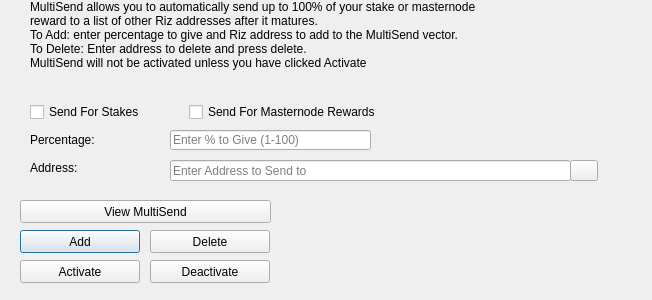
<?xml version="1.0" encoding="UTF-8"?>
<ui version="4.0">
 <class>MultiSendDialog</class>
 <widget class="QDialog" name="MultiSendDialog">
  <property name="windowModality">
   <enum>Qt::NonModal</enum>
  </property>
  <property name="geometry">
   <rect>
    <x>0</x>
    <y>0</y>
    <width>652</width>
    <height>300</height>
   </rect>
  </property>
  <property name="windowTitle">
   <string>MultiSend</string>
  </property>
  <widget class="QLineEdit" name="multiSendPercentEdit">
   <property name="geometry">
    <rect>
     <x>170</x>
     <y>130</y>
     <width>201</width>
     <height>20</height>
    </rect>
   </property>
   <property name="toolTip">
    <string>Enter whole numbers 1 - 100</string>
   </property>
   <property name="placeholderText">
    <string>Enter % to Give (1-100)</string>
   </property>
  </widget>
  <widget class="QLineEdit" name="multiSendAddressEdit">
   <property name="geometry">
    <rect>
     <x>170</x>
     <y>160</y>
     <width>401</width>
     <height>21</height>
    </rect>
   </property>
   <property name="toolTip">
    <string/>
   </property>
   <property name="placeholderText">
    <string>Enter Address to Send to</string>
   </property>
  </widget>
  <widget class="QLabel" name="label_2">
   <property name="geometry">
    <rect>
     <x>30</x>
     <y>0</y>
     <width>451</width>
     <height>121</height>
    </rect>
   </property>
   <property name="lineWidth">
    <number>1</number>
   </property>
   <property name="text">
    <string>MultiSend allows you to automatically send up to 100% of your stake or masternode reward to a list of other Riz addresses after it matures.
To Add: enter percentage to give and Riz address to add to the MultiSend vector.
To Delete: Enter address to delete and press delete.
MultiSend will not be activated unless you have clicked Activate</string>
   </property>
   <property name="alignment">
    <set>Qt::AlignLeading|Qt::AlignLeft|Qt::AlignTop</set>
   </property>
   <property name="wordWrap">
    <bool>true</bool>
   </property>
  </widget>
  <widget class="QLabel" name="message">
   <property name="geometry">
    <rect>
     <x>290</x>
     <y>200</y>
     <width>351</width>
     <height>91</height>
    </rect>
   </property>
   <property name="text">
    <string/>
   </property>
  </widget>
  <widget class="QPushButton" name="addButton">
   <property name="geometry">
    <rect>
     <x>20</x>
     <y>230</y>
     <width>120</width>
     <height>23</height>
    </rect>
   </property>
   <property name="toolTip">
    <string/>
   </property>
   <property name="statusTip">
    <string>Add to MultiSend Vector</string>
   </property>
   <property name="text">
    <string>Add</string>
   </property>
  </widget>
  <widget class="QPushButton" name="disableButton">
   <property name="geometry">
    <rect>
     <x>150</x>
     <y>260</y>
     <width>120</width>
     <height>23</height>
    </rect>
   </property>
   <property name="statusTip">
    <string>Deactivate MultiSend</string>
   </property>
   <property name="text">
    <string>Deactivate</string>
   </property>
  </widget>
  <widget class="QPushButton" name="addressBookButton">
   <property name="geometry">
    <rect>
     <x>570</x>
     <y>160</y>
     <width>28</width>
     <height>21</height>
    </rect>
   </property>
   <property name="toolTip">
    <string>Choose an address from the address book</string>
   </property>
   <property name="text">
    <string/>
   </property>
   <property name="icon">
    <iconset resource="../riz.qrc">
     <normaloff>:/icons/address-book</normaloff>:/icons/address-book</iconset>
   </property>
   <property name="shortcut">
    <string>Alt+A</string>
   </property>
   <property name="autoDefault">
    <bool>false</bool>
   </property>
  </widget>
  <widget class="QLabel" name="label">
   <property name="geometry">
    <rect>
     <x>30</x>
     <y>130</y>
     <width>121</width>
     <height>20</height>
    </rect>
   </property>
   <property name="toolTip">
    <string>Percentage of stake to send</string>
   </property>
   <property name="text">
    <string>Percentage:</string>
   </property>
  </widget>
  <widget class="QLabel" name="label_5">
   <property name="geometry">
    <rect>
     <x>30</x>
     <y>160</y>
     <width>111</width>
     <height>16</height>
    </rect>
   </property>
   <property name="toolTip">
    <string>Address to send portion of stake to</string>
   </property>
   <property name="text">
    <string>Address:</string>
   </property>
  </widget>
  <widget class="QPushButton" name="deleteButton">
   <property name="geometry">
    <rect>
     <x>150</x>
     <y>230</y>
     <width>120</width>
     <height>23</height>
    </rect>
   </property>
   <property name="toolTip">
    <string/>
   </property>
   <property name="statusTip">
    <string>Delete Address From MultiSend Vector</string>
   </property>
   <property name="text">
    <string>Delete</string>
   </property>
  </widget>
  <widget class="QPushButton" name="activateButton">
   <property name="geometry">
    <rect>
     <x>20</x>
     <y>260</y>
     <width>120</width>
     <height>23</height>
    </rect>
   </property>
   <property name="statusTip">
    <string>Activate MultiSend</string>
   </property>
   <property name="text">
    <string>Activate</string>
   </property>
  </widget>
  <widget class="QPushButton" name="viewButton">
   <property name="geometry">
    <rect>
     <x>20</x>
     <y>200</y>
     <width>251</width>
     <height>23</height>
    </rect>
   </property>
   <property name="toolTip">
    <string/>
   </property>
   <property name="statusTip">
    <string>View MultiSend Vector</string>
   </property>
   <property name="text">
    <string>View MultiSend</string>
   </property>
  </widget>
  <widget class="QWidget" name="horizontalLayoutWidget">
   <property name="geometry">
    <rect>
     <x>30</x>
     <y>100</y>
     <width>351</width>
     <height>24</height>
    </rect>
   </property>
   <layout class="QHBoxLayout" name="horizontalLayout">
    <item>
     <widget class="QCheckBox" name="multiSendStakeCheckBox">
      <property name="text">
       <string>Send For Stakes</string>
      </property>
     </widget>
    </item>
    <item>
     <widget class="QCheckBox" name="multiSendMasternodeCheckBox">
      <property name="text">
       <string>Send For Masternode Rewards</string>
      </property>
     </widget>
    </item>
   </layout>
  </widget>
 </widget>
 <resources>
  <include location="../riz.qrc"/>
 </resources>
 <connections/>
</ui>
